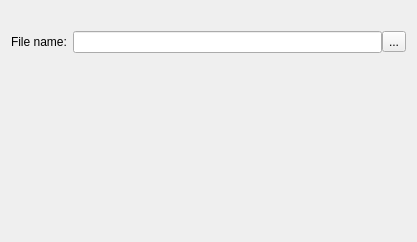
<?xml version="1.0" encoding="UTF-8"?>
<ui version="4.0">
 <class>InputPage</class>
 <widget class="QWidget" name="InputPage">
  <property name="geometry">
   <rect>
    <x>0</x>
    <y>0</y>
    <width>417</width>
    <height>242</height>
   </rect>
  </property>
  <property name="windowTitle">
   <string>Form</string>
  </property>
  <layout class="QGridLayout">
   <item row="0" column="2">
    <spacer>
     <property name="orientation">
      <enum>Qt::Orientation::Vertical</enum>
     </property>
     <property name="sizeType">
      <enum>QSizePolicy::Policy::Fixed</enum>
     </property>
     <property name="sizeHint" stdset="0">
      <size>
       <width>20</width>
       <height>20</height>
      </size>
     </property>
    </spacer>
   </item>
   <item row="1" column="0">
    <widget class="QLabel" name="label">
     <property name="sizePolicy">
      <sizepolicy hsizetype="Maximum" vsizetype="Preferred">
       <horstretch>0</horstretch>
       <verstretch>0</verstretch>
      </sizepolicy>
     </property>
     <property name="text">
      <string>File name:</string>
     </property>
    </widget>
   </item>
   <item row="1" column="1" colspan="2">
    <layout class="QHBoxLayout">
     <property name="spacing">
      <number>0</number>
     </property>
     <item>
      <widget class="QLineEdit" name="fileLineEdit"/>
     </item>
     <item>
      <widget class="QToolButton" name="browseButton">
       <property name="text">
        <string>...</string>
       </property>
      </widget>
     </item>
    </layout>
   </item>
   <item row="2" column="1">
    <spacer>
     <property name="orientation">
      <enum>Qt::Orientation::Vertical</enum>
     </property>
     <property name="sizeHint" stdset="0">
      <size>
       <width>20</width>
       <height>31</height>
      </size>
     </property>
    </spacer>
   </item>
  </layout>
 </widget>
 <resources/>
 <connections/>
</ui>
